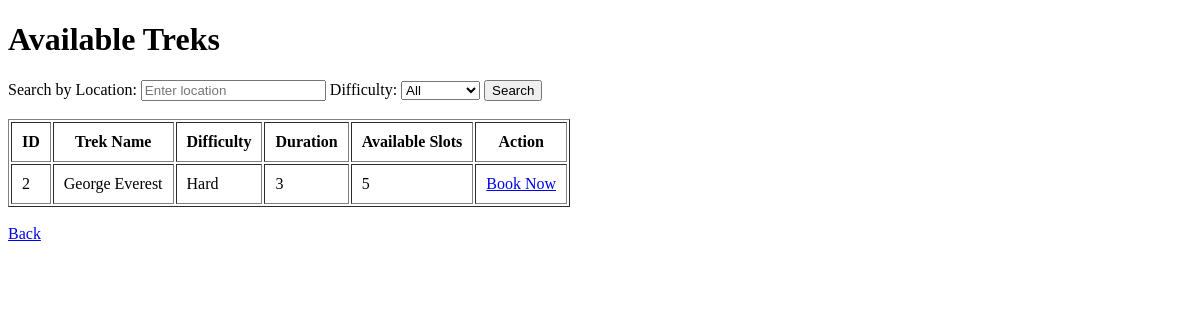
The app's page /user/treks, older data.
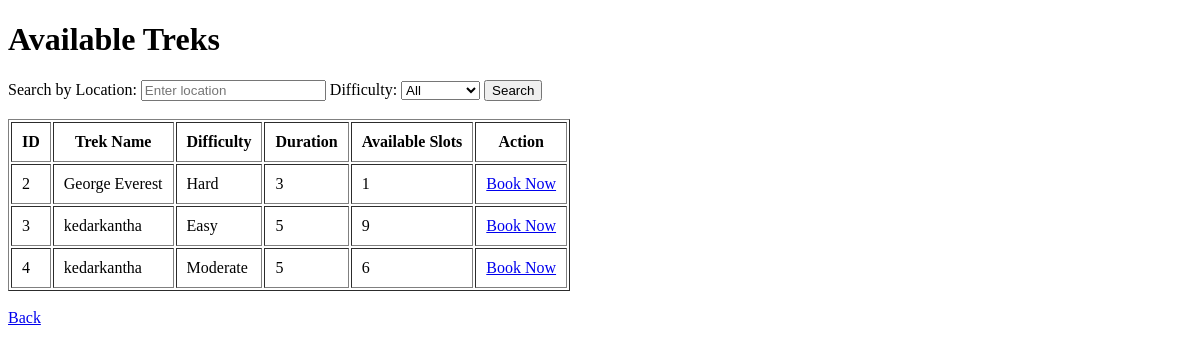
The same page, newer data.
### models/models.py (models this page shows)
class Trek(db.Model):
    __tablename__ = "treks"
    id = db.Column(db.Integer, primary_key=True)
    trek_name = db.Column(db.String(100), nullable=False)
    location = db.Column(
        db.String(100)
    )
    difficulty = db.Column(db.String(50))
    duration_days = db.Column(db.Integer)
    available_slots = db.Column(db.Integer)
    status = db.Column(
        db.String(20),
        default="Open"
    )
    progress_status = db.Column(
        db.String(20),
        default="Not Started"
    )
    assigned_staff_id = db.Column(
        db.Integer,
        db.ForeignKey("users.id")
    )
    bookings = db.relationship(
        "Booking",
        backref="trek",
        lazy=True
    )

### controllers/auth.py (the view)
@auth.route("/user/treks")
def user_treks():
    search = request.args.get("search")
    difficulty = request.args.get("difficulty")
    query = Trek.query.filter_by(status="Open")
    if search:
        query = query.filter(
            Trek.location.ilike(f"%{search}%")
        )
    if difficulty:
        query = query.filter(
            Trek.difficulty == difficulty
        )
    treks = query.all()
    return render_template(
        "user_treks.html",
        treks=treks
    )

### templates/user_treks.html (shortened to what this page needs)
<!DOCTYPE html>
<html>
<head>
</head>
<body>
<h1>Available Treks</h1>
<form method="GET">
    <label>Search by Location:</label>
    <input
        type="text"
        name="search"
        placeholder="Enter location"
    >
    <label>Difficulty:</label>
    <select name="difficulty">
        <option value="">All</option>
    </select>
    <input
        type="submit"
        value="Search"
    >
</form>
<br>
<table border="1" cellpadding="10">
<tr>
    <th>ID</th>
    <th>Trek Name</th>
    <th>Difficulty</th>
    <th>Duration</th>
    <th>Available Slots</th>
    <th>Action</th>
</tr>
{% for trek in treks %}
<tr>
<td>{{ trek.id }}</td>
<td>{{ trek.trek_name }}</td>
<td>{{ trek.difficulty }}</td>
<td>{{ trek.duration_days }}</td>
<td>{{ trek.available_slots }}</td>
<td>
<a href="/user/book_trek/{{ trek.id }}">
    Book Now
</a>
</td>
</tr>
{% endfor %}
</table>
<br>
<a href="/login">
Back
</a>
</body>
</html>

Row changes from the older to the newer data that the page shows:
changed Trek "George Everest": available_slots "5" → "1"
added Trek: id "3", trek_name "kedarkantha", difficulty "Easy", duration_days "5", available_slots "9"
added Trek: id "4", trek_name "kedarkantha", difficulty "Moderate", duration_days "5", available_slots "6"
